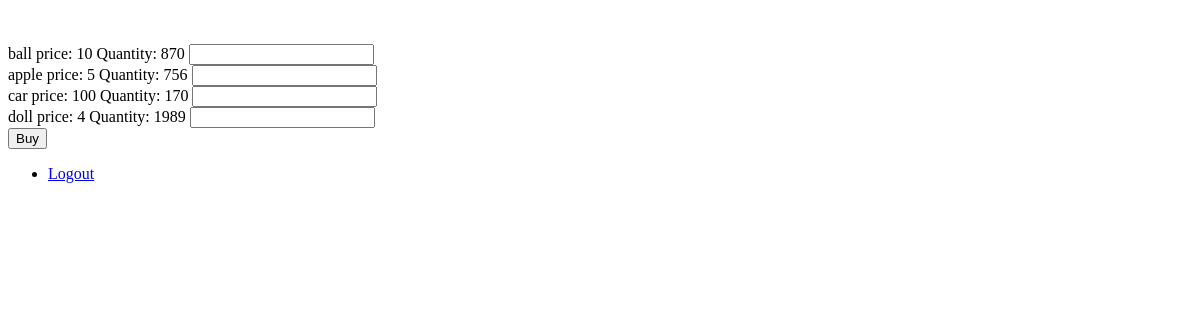
Before: / with the older database file.
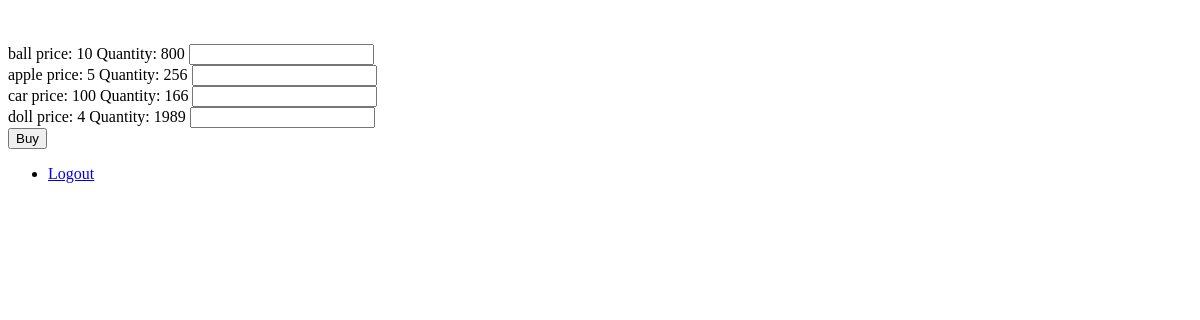
After: the same page with the newer database file.
### model.py (models this page shows)
class Product(Base):
    __tablename__ = 'product'
    id = Column(Integer, primary_key=True)
    name = Column(String, nullable=False, unique=True)
    price = Column(Integer, nullable=False)
    amount = Column(Integer)

### main.py (the view, shortened to what this page needs)
@app.route('/', methods=['GET', 'POST'])
def items():
    return index_page()

### main.py (called while the page is built)
def index_page(cookie=None):
    all_items = session.query(Product).all()
    res = make_response(render_template('index.html', data=all_items))
    if cookie:
        res.set_cookie('cookie_token', cookie)
    return res

### templates/index.html (shortened to what this page needs)
<html>
<head>
</head>
<body>
<form target="_self" method="post">
    <br><br>
{% for obj in data %}
    <label>{{obj.name}} price: {{obj.price}}  Quantity: {{obj.amount}}</label>
    <input type="number" id={{obj.name}} name={{obj.name}}><br>
{% endfor %}
    <input type="submit" value="Buy">
     <nav>
          <ul class="nav nav-pills pull-right">
            <li role="presentation" class="active"><a href="/logout">Logout</a></li>
          </ul>
     </nav>
</form>
</body>
</html>

Changed rows visible on the page:
changed Product "ball": amount "870" → "800"
changed Product "apple": amount "756" → "256"
changed Product "car": amount "170" → "166"
